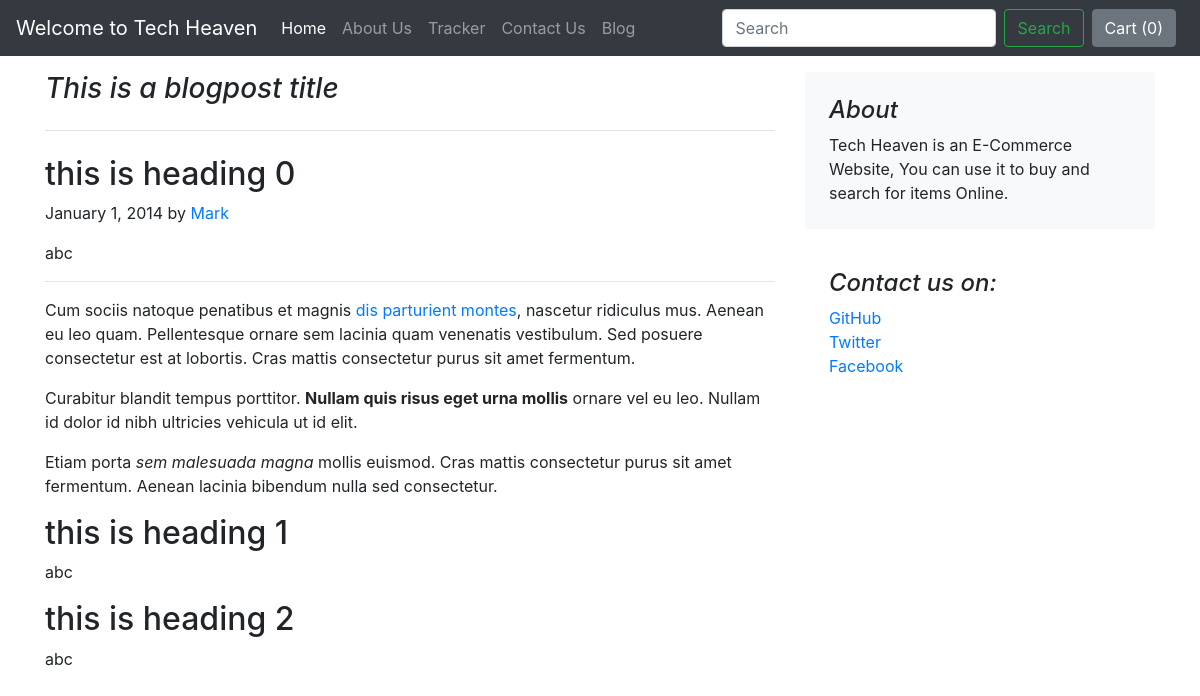
The page /blog/blogpost/1 on the database its author committed.
### blog/models.py (models this page shows)
class Blogpost(models.Model):
    post_id = models.AutoField(primary_key=True)
    title = models.CharField(max_length=100)
    head0 = models.CharField(max_length=500)
    chead0 = models.CharField(max_length=5000,default='abc')
    head1 = models.CharField(max_length=500)
    chead1 = models.CharField(max_length=5000,default='abc')
    head2 = models.CharField(max_length=500)
    chead2 = models.CharField(max_length=5000,default='abc')
    pub_date = models.DateField()
    thumbnail = models.ImageField(upload_to="shop/images", default="")
    def __str__(self):
        return self.title

### blog/views.py (the view)
# urls.py: path("blogpost/<int:id>",views.blogpost, name="blogpost")
def blogpost(request,id):
    post = Blogpost.objects.filter(post_id= id)[0]
    print(post)
    return render(request,'blog/blogpost.html',{'post':post})

### blog/templates/blog/blogpost.html (shortened to what this page needs)
{% extends 'blog/basic.html' %}
{% block body %}
<div class="container">
<div class="row mt-3">
    <div class="col-md-8 blog-main">
      <h3 class="pb-4 mb-4 font-italic border-bottom">
        {{post.title}}
      </h3>
      <div class="blog-post">
        <h2 class="blog-post-title">{{post.head0}}</h2>
        <p class="blog-post-meta">January 1, 2014 by <a href="#">Mark</a></p>
        <p>{{post.chead0}}</p>
        <hr>
        <p>Cum sociis natoque penatibus et magnis <a href="#">dis parturient montes</a>, nascetur ridiculus mus. Aenean eu leo quam. Pellentesque ornare sem lacinia quam venenatis vestibulum. Sed posuere consectetur est at lobortis. Cras mattis consectetur purus sit amet fermentum.</p>
        <blockquote>
          <p>Curabitur blandit tempus porttitor. <strong>Nullam quis risus eget urna mollis</strong> ornare vel eu leo. Nullam id dolor id nibh ultricies vehicula ut id elit.</p>
        </blockquote>
        <p>Etiam porta <em>sem malesuada magna</em> mollis euismod. Cras mattis consectetur purus sit amet fermentum. Aenean lacinia bibendum nulla sed consectetur.</p>
        <h2>{{post.head1}}</h2>
        <p>{{post.chead1}}</p>
        <h2>{{post.head2}}</h2>
        <p>{{post.chead2}}</p>
      </div>
    </div>
    <aside class="col-md-4 blog-sidebar">
      <div class="p-4 mb-3 bg-light rounded">
        <h4 class="font-italic">About</h4>
        <p class="mb-0">Tech Heaven is an E-Commerce Website, You can use it to buy and search for items Online.</p>
      </div>
      <div class="p-4">
        <h4 class="font-italic">Contact us on:</h4>
        <ol class="list-unstyled">
          <li><a href="#">GitHub</a></li>
          <li><a href="#">Twitter</a></li>
          <li><a href="#">Facebook</a></li>
        </ol>
      </div>
    </aside>
  </div>
  </div>
{% endblock %}

### rows shown on the page
Blogpost: title "This is a blogpost title", head0 "this is heading 0", chead0 "abc", head1 "this is heading 1", chead1 "abc", head2 "this is heading 2", chead2 "abc"
